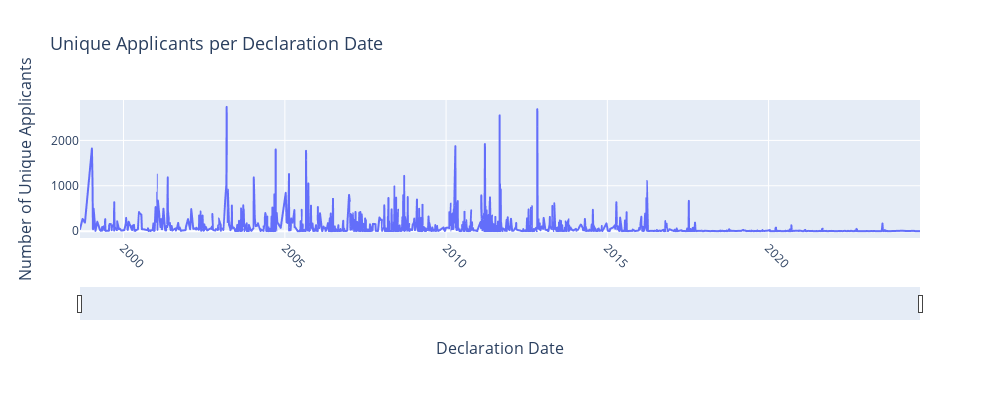

Source (notebook cell):
### Code cell
# Unique Applicants per Declaration Date

df_applicants_ts = (
    df_clean
    .groupby("declarationDate", as_index=False)["applicantId"]
    .nunique()
    .sort_values("declarationDate")
)

fig = px.line(
    df_applicants_ts,
    x="declarationDate",
    y="applicantId",
    title="Unique Applicants per Declaration Date",
    labels={
        "declarationDate": "Declaration Date",
        "applicantId": "Number of Unique Applicants"
    }
)

fig.update_layout(
    width=1000,
    height=400,
    title=dict(font=dict(size=18)),
    xaxis=dict(
        title_font=dict(size=16),
        tickfont=dict(size=12)
    ),
    yaxis=dict(
        title_font=dict(size=16),
        tickfont=dict(size=12)
    )
)

fig.update_xaxes(
    tickangle=45,
    rangeslider_visible=True
)


fig.show()

### Figure 1 — Plotly figure (JSON) as saved in the notebook; plotly's stock layout.template omitted (floating-point values rounded to 4 significant figures; data arrays with more than 128 entries replaced by an {"elided": "..."} marker saying what was removed)
{"data": [{"hovertemplate": "Declaration Date=%{x}<br>Number of Unique Applicants=%{y}<extra></extra>", "legendgroup": "", "line": {"color": "#636efa", "dash": "solid"}, "marker": {"symbol": "circle"}, "mode": "lines", "name": "", "showlegend": false, "type": "scattergl", "x": {"elided": "1616 str values"}, "xaxis": "x", "y": {"elided": "1616 int values"}, "yaxis": "y"}], "layout": {"height": 400, "legend": {"tracegroupgap": 0}, "title": {"font": {"size": 18}, "text": "Unique Applicants per Declaration Date"}, "width": 1000, "xaxis": {"anchor": "y", "domain": [0, 1], "rangeslider": {"visible": true}, "tickangle": 45, "tickfont": {"size": 12}, "title": {"font": {"size": 16}, "text": "Declaration Date"}}, "yaxis": {"anchor": "x", "domain": [0, 1], "tickfont": {"size": 12}, "title": {"font": {"size": 16}, "text": "Number of Unique Applicants"}}}}
